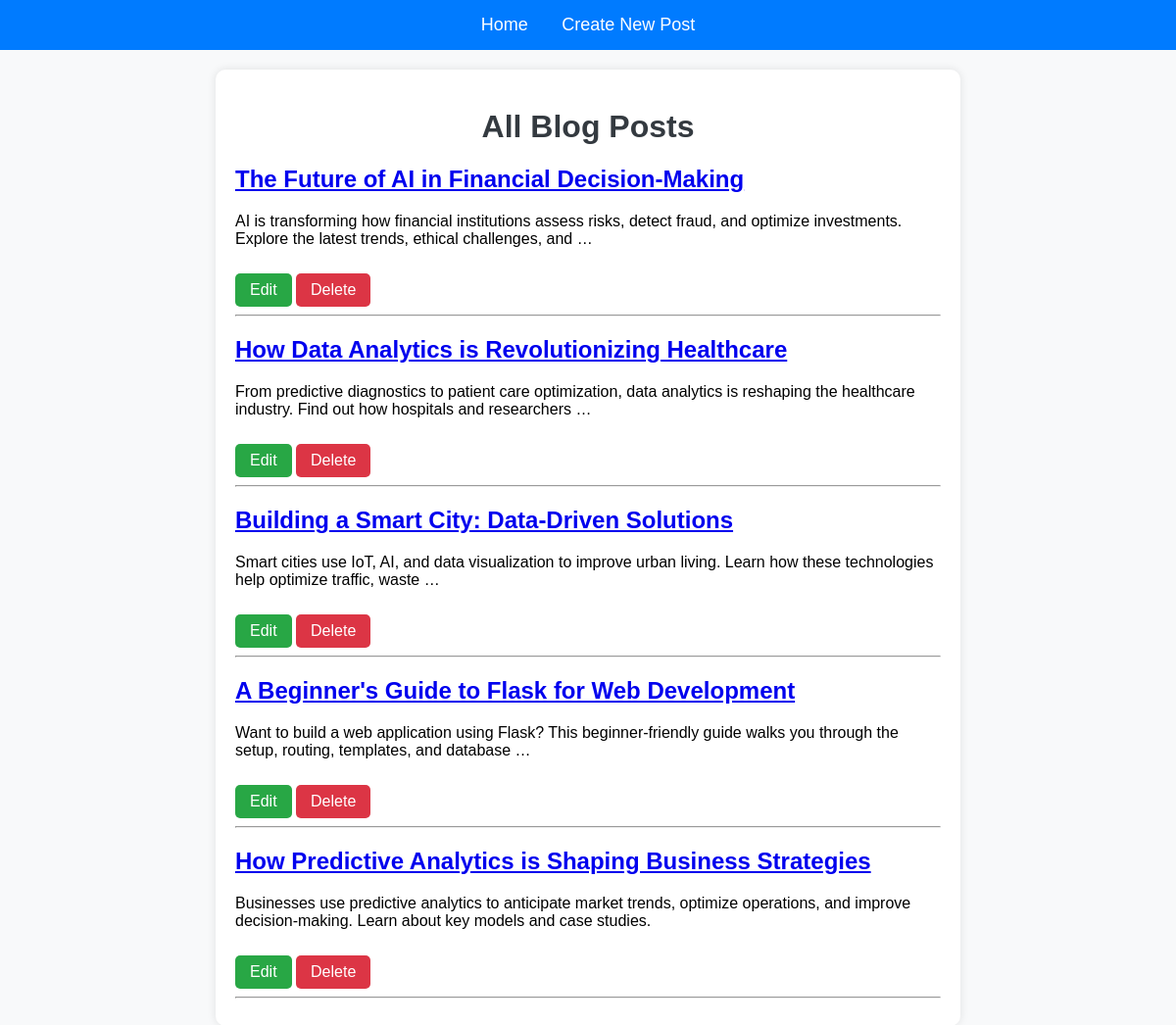
The page / on the database its author committed.
### blog/models.py (models this page shows, shortened)
class Post(models.Model):
    title = models.CharField(max_length=200)
    content = models.TextField()
    created_at = models.DateTimeField(auto_now_add=True)

### blog/views.py (the view)
# urls.py: path('', views.home, name='home'),
def home(request):
    posts = Post.objects.all()
    return render(request, 'blog/home.html', {'posts': posts})

### blog/templates/blog/home.html (shortened to what this page needs)
{% load static %}
<!DOCTYPE html>
<html>
<head>
    <link rel="stylesheet" type="text/css" href="{% static 'blog/style.css' %}">
</head>
<body>
<div class="navbar">
    <a href="{% url 'home' %}">Home</a>
    <a href="{% url 'create_post' %}">Create New Post</a>
</div>
<div class="container">
    <h1>All Blog Posts</h1>
    {% for post in posts %}
        <h2><a href="{% url 'post_detail' post.id %}">{{ post.title }}</a></h2>
        <p>{{ post.content|truncatewords:20 }}</p>
        <a class="button" href="{% url 'update_post' post.id %}">Edit</a>
        <a class="button button-danger" href="{% url 'delete_post' post.id %}">Delete</a>
        <hr>
    {% endfor %}
</div>
</body>
</html>

### blog/static/blog/style.css (style rules this page uses)
body { font-family: Arial, sans-serif; background-color: #f8f9fa; margin: 0; padding: 0; }
h1 { text-align: center; color: #343a40; margin-top: 20px; }
.navbar { background-color: #007bff; padding: 15px; text-align: center; }
.navbar a { color: white; text-decoration: none; font-size: 18px; margin: 0 15px; }
.container { width: 60%; margin: 20px auto; background-color: white; padding: 20px; box-shadow: 0px 0px 10px rgba(0, 0, 0, 0.1); border-radius: 10px; }
.button { display: inline-block; padding: 8px 15px; background-color: #28a745; color: white; text-decoration: none; border-radius: 5px; margin-top: 10px; }
.button-danger { background-color: #dc3545; }

### rows shown on the page
Post: title "The Future of AI in Financial Decision-Making", content "AI is transforming how financial institutions assess risks, detect fraud, and optimize investments. Explore the latest trends, ethical challenges, and …"
Post: title "How Data Analytics is Revolutionizing Healthcare", content "From predictive diagnostics to patient care optimization, data analytics is reshaping the healthcare industry. Find out how hospitals and researchers …"
Post: title "Building a Smart City: Data-Driven Solutions", content "Smart cities use IoT, AI, and data visualization to improve urban living. Learn how these technologies help optimize traffic, waste …"
Post: title "A Beginner's Guide to Flask for Web Development", content "Want to build a web application using Flask? This beginner-friendly guide walks you through the setup, routing, templates, and database …"
Post: title "How Predictive Analytics is Shaping Business Strategies", content "Businesses use predictive analytics to anticipate market trends, optimize operations, and improve decision-making. Learn about key models and case studies."
